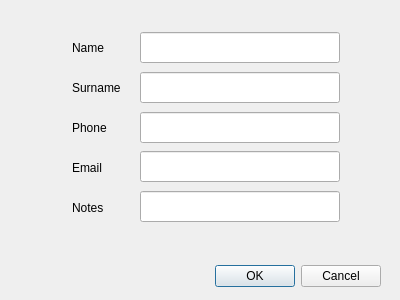
<?xml version="1.0" encoding="UTF-8"?>
<ui version="4.0">
 <class>InsertDialog</class>
 <widget class="QDialog" name="InsertDialog">
  <property name="geometry">
   <rect>
    <x>0</x>
    <y>0</y>
    <width>400</width>
    <height>300</height>
   </rect>
  </property>
  <property name="windowTitle">
   <string>Add New Contact</string>
  </property>
  <widget class="QDialogButtonBox" name="buttonBox">
   <property name="geometry">
    <rect>
     <x>40</x>
     <y>260</y>
     <width>341</width>
     <height>32</height>
    </rect>
   </property>
   <property name="focusPolicy">
    <enum>Qt::StrongFocus</enum>
   </property>
   <property name="orientation">
    <enum>Qt::Horizontal</enum>
   </property>
   <property name="standardButtons">
    <set>QDialogButtonBox::Cancel|QDialogButtonBox::Ok</set>
   </property>
  </widget>
  <widget class="QLabel" name="label">
   <property name="geometry">
    <rect>
     <x>72</x>
     <y>40</y>
     <width>36</width>
     <height>16</height>
    </rect>
   </property>
   <property name="text">
    <string>Name</string>
   </property>
  </widget>
  <widget class="QLabel" name="label_2">
   <property name="geometry">
    <rect>
     <x>72</x>
     <y>80</y>
     <width>54</width>
     <height>16</height>
    </rect>
   </property>
   <property name="text">
    <string>Surname</string>
   </property>
  </widget>
  <widget class="QLabel" name="label_3">
   <property name="geometry">
    <rect>
     <x>72</x>
     <y>120</y>
     <width>39</width>
     <height>16</height>
    </rect>
   </property>
   <property name="text">
    <string>Phone</string>
   </property>
  </widget>
  <widget class="QLabel" name="label_4">
   <property name="geometry">
    <rect>
     <x>72</x>
     <y>160</y>
     <width>33</width>
     <height>16</height>
    </rect>
   </property>
   <property name="text">
    <string>Email</string>
   </property>
  </widget>
  <widget class="QLabel" name="label_5">
   <property name="geometry">
    <rect>
     <x>72</x>
     <y>200</y>
     <width>36</width>
     <height>16</height>
    </rect>
   </property>
   <property name="text">
    <string>Notes</string>
   </property>
  </widget>
  <widget class="QLineEdit" name="textEditName1">
   <property name="geometry">
    <rect>
     <x>140</x>
     <y>32</y>
     <width>200</width>
     <height>31</height>
    </rect>
   </property>
  </widget>
  <widget class="QLineEdit" name="textEditSurname1">
   <property name="geometry">
    <rect>
     <x>140</x>
     <y>72</y>
     <width>200</width>
     <height>31</height>
    </rect>
   </property>
  </widget>
  <widget class="QLineEdit" name="textEditPhone1">
   <property name="geometry">
    <rect>
     <x>140</x>
     <y>112</y>
     <width>200</width>
     <height>31</height>
    </rect>
   </property>
  </widget>
  <widget class="QLineEdit" name="textEditEmail1">
   <property name="geometry">
    <rect>
     <x>140</x>
     <y>151</y>
     <width>200</width>
     <height>31</height>
    </rect>
   </property>
  </widget>
  <widget class="QLineEdit" name="textEditNotes1">
   <property name="geometry">
    <rect>
     <x>140</x>
     <y>191</y>
     <width>200</width>
     <height>31</height>
    </rect>
   </property>
  </widget>
 </widget>
 <tabstops>
  <tabstop>textEditName1</tabstop>
  <tabstop>textEditSurname1</tabstop>
  <tabstop>textEditPhone1</tabstop>
  <tabstop>textEditEmail1</tabstop>
  <tabstop>textEditNotes1</tabstop>
  <tabstop>buttonBox</tabstop>
 </tabstops>
 <resources/>
 <connections>
  <connection>
   <sender>buttonBox</sender>
   <signal>accepted()</signal>
   <receiver>InsertDialog</receiver>
   <slot>accept()</slot>
   <hints>
    <hint type="sourcelabel">
     <x>248</x>
     <y>254</y>
    </hint>
    <hint type="destinationlabel">
     <x>157</x>
     <y>274</y>
    </hint>
   </hints>
  </connection>
  <connection>
   <sender>buttonBox</sender>
   <signal>rejected()</signal>
   <receiver>InsertDialog</receiver>
   <slot>reject()</slot>
   <hints>
    <hint type="sourcelabel">
     <x>316</x>
     <y>260</y>
    </hint>
    <hint type="destinationlabel">
     <x>286</x>
     <y>274</y>
    </hint>
   </hints>
  </connection>
 </connections>
</ui>
